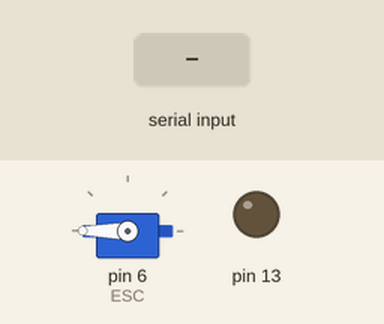
This sketch was run on a simulated Arduino Uno, built with avr-gcc and run on an emulated ATmega328P. Shown: servo, output pins drawn as LEDs (lit = HIGH). Inputs (shaded band) come from the test bench.

Above: at 0.1 s.
At 4.2 s:
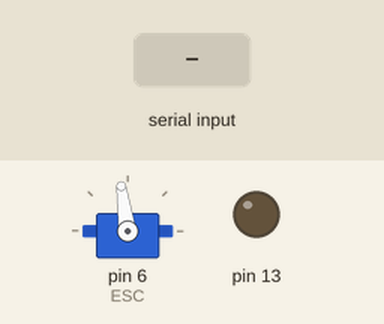
4.3 s: "1" received over Serial
At 4.39 s:
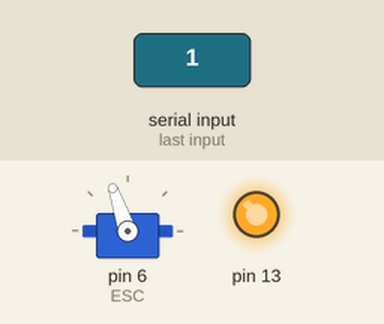
Timing chart, 0 to 7.3 s (numbered marks = the images above; inputs shaded):
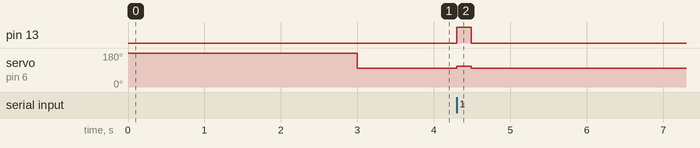

Measured:
- after the input at 4.3 s, pin 13: LOW → HIGH at once, → LOW 0.19 s later; servo on pin 6 (ESC): 98° → 109° at once, → 98° 0.19 s later

The sketch:

sketch_july11_2021_electricLongBoardV0.ino
```cpp
/* author: Alex Semenov
  first version where the board actaully worked. Used the miniJeepV3 message frame for control. I just scraped this together so that I could enjoy my new toy.
  look at miniJeepV3 for more information on the frame.
*/

#include <ServoTimer2.h>

#define D1 3
#define D2 4
#define D3 5
#define T1 6
#define T2 7
#define T3 8
#define HORN 11
#define LIGHTS 10
#define MUSIC 12
#define X_UPPER 175
#define X_LOWER 80
#define Y_UPPER 175
#define Y_LOWER 80
#define SAFTY_PIN 2

int x = 130;
int y = 130;
int z = 0;
char horn = 'b';
char lights = 'd';
char music = 'f';
volatile int p = 0;
char cmd[8];
char srt;
char cha[2];
volatile int j;
ServoTimer2 ESC;
int offset;

int power(int a, int b){ // a = base, b = exponent
  if(b==0){
    return 1;
  }
  int og = a;
  for(int q=0; q<b-1; q++){
    a = a*og;
  }
  return a;
}

byte int2Byte(int x, boolean yesMap){
  if (yesMap){
    x = map(x, 0, 1023, 0, 255); //must fit in one byte
  }
  return (byte)x;
}

unsigned long int getSum(char *msg, int leng){ // makes a serires of bytes into a binary number which is returned as an integer
 byte mask;
 unsigned long int sum = 0;

  for (int i=leng; i>0; i--){ // repetes untill every byte has been prosessed start at last byte
    //if (msg[i-1] == 0x00){
    //  return 0;
    //}
    mask = 0x01;
    for (int j=0; j<8; j++){ // start at first bit
      if(msg[i-1] & mask){ // if bit is 1
       sum += power(2,j+(8*(leng-i))); // add bit
      }
      mask <<= 1; // bit shift mask to the left
    }
  }
  return sum;
}

void byteSum(int checkSum, char* msg){ // writes a 2 bit binary number to be used as the checksum
  msg[6] = 0x00;
  msg[7] = 0x00;

  if (checkSum < 256){ // if the check sum is small we only need one byte so we can write the other one to be 0
    msg[6] = 0x00;
    msg[7] = (char)int2Byte(checkSum,false);
    return;
  }

  if (checkSum%2 != 0){ // if checkSum is odd then we know the first bit is a 1
    cmd[7] = cmd[7] | 0x01;
  }

  int shift;
  byte mask;
  int tempSum = checkSum;

  while ((shift=int2Bit(tempSum)) != 0){ // while there is bits left to add
    tempSum = tempSum - power(2,shift); // removes previous bit
    mask = 0x01;
    if (shift > 7){ // if bit is in first byte
      shift -=8;
      mask <<= shift;
      msg[6] = msg[6] | mask; // adds a bit to the msg
    } else {
      mask <<= shift;
      msg[7] = msg[7] | mask; // adds a bit to the msg
    }
  }
}

int int2Bit(int tempSum){ // determines bigest bit position of checksum
  int k =0;
  while((tempSum =tempSum/2) >= 1){
   k++;
  }
  return k;
}

int cSum(char* msg, int leng){ // calcualtes integer checksum
  int sum =0;
  for (int k=0; k<leng; k++){
    sum+=getSum(&msg[k],1);
  }
  return sum;
}

void serialEvent(){
  p=0; // good connection
  TCNT1  = 0x00; //should reset timer
  j++;
}

char* takeIn(char *msg){
  int i=0;
  int flag = 0;
  while((srt = Serial.read()) != -1){ // read entire message to memory
    delay(2);
    if(i<7){
      msg[i++] = srt;
    }
  }
  if (i==7){
    return msg;
  } else {
    return NULL;
  }
}

ISR(TIMER1_COMPA_vect){//timer1 interrupt 10Hz: if timer is ever aloud to complete we have a bad connection
  p = 1; // bad connection
}

void debuggin(){
  /*
  Serial.print("cmd: ");
    for(int i=0;i<7;i++){
      Serial.write(cmd[i]);
    }
    Serial.write('\n');

    Serial.print("a_x: ");
    Serial.println(getSum(&cmd[0],1));
    Serial.print("a_y: ");
    Serial.println(getSum(&cmd[1],1));
    Serial.print("b_x: ");
    Serial.println(getSum(&cmd[2],1));
    Serial.print("b_y: ");
    Serial.println(getSum(&cmd[3],1));
    Serial.print("z: ");
    Serial.println(z);
    Serial.print(cSum(cmd,5));
    Serial.print(" = ");
    Serial.println(getSum(cha,2));
    */

    Serial.print("0: ");
    Serial.println(x);
    Serial.print("1: ");
    Serial.println(getSum(&cmd[1],1));
    Serial.print("2: ");
    Serial.println(getSum(&cmd[2],1));
    Serial.print("3: ");
    Serial.println(y);

}

void setup(){ // compare match register = [16,000,000Hz/(prescaler*desired interupt frequency)]-1
  ESC.attach(6);
  //for(int k=3; k<13; k++){ // set all pins but 2 to be output
  //  if (k!=6){ // pin 6 has an internal short on current board
  //     pinMode(k,OUTPUT);
  //  }
    //digitalWrite(k, LOW);
 // }
  Serial.begin(38400);
  pinMode(SAFTY_PIN, INPUT);
  pinMode(13,OUTPUT);
  j=0; // Very important to make zero

  cli(); //stop interrupts
  //set timer1 to 10Hz
  TCCR1A = 0;// set entire TCCR1A register to 0
  TCCR1B = 0;// same for TCCR1B
  TCNT1  = 0;//initialize counter value to 0
  // set compare match register for 10hz increments
  //OCR1A = 1500;// = (16*10^6) / (10*1024) - 1 (must be <65536) ***VERY IMPORTANT*** -LIKES TO BE A NUMBER THAT ENDS IN AT LEAST ONE '0', I HAVE NO IDEA WHY JUST LEAVE IT BE!
  OCR1A = 3000; // double the pervious time becuase it runs better this way
  // turn on CTC mode
  TCCR1B |= (1 << WGM12);
  // Set CS12 and CS10 bits for 1024 prescaler
  TCCR1B |= (1 << CS12) | (1 << CS10);
  // enable timer compare interrupt
  TIMSK1 |= (1 << OCIE1A);
  sei();//allow interrupts

  ESC.write(2400);
  delay(3000);
}

void loop() {

  if(j>7){ //once enough bytes have been recived
    j=0;  // reset the war clock
    if (takeIn(cmd) != NULL){ // take in the bytes
      //takeIn(cmd);
      cha[0] = cmd[5]; // prepare a char* with the check sum
      cha[1] = cmd[6];

      if (cSum(cmd,5) == getSum(cha,2)){ // if the check sum checks out then we can change stuff
        y = getSum(&cmd[0],1);
        x = getSum(&cmd[3],1);
        z = getSum(&cmd[4],1);
      }
      //debuggin();
    }
  }

 if (p == 0){ // good conection *** saftey pin set low for testing
   digitalWrite(13,HIGH);
   ESC.write(map(y,255,0,2400,900));
 } else { // bad conection
   digitalWrite(13,LOW);
    ESC.write(1550);
 }

}
```
